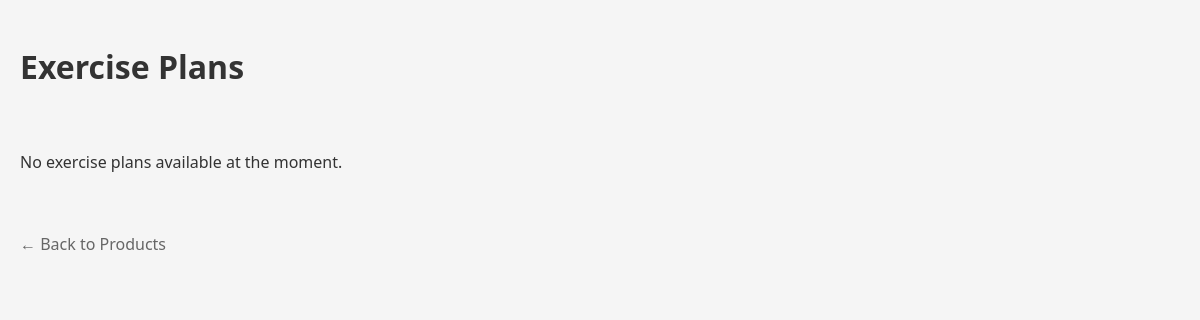
Page /exercise-plans/ (signed in) on the earlier database version.
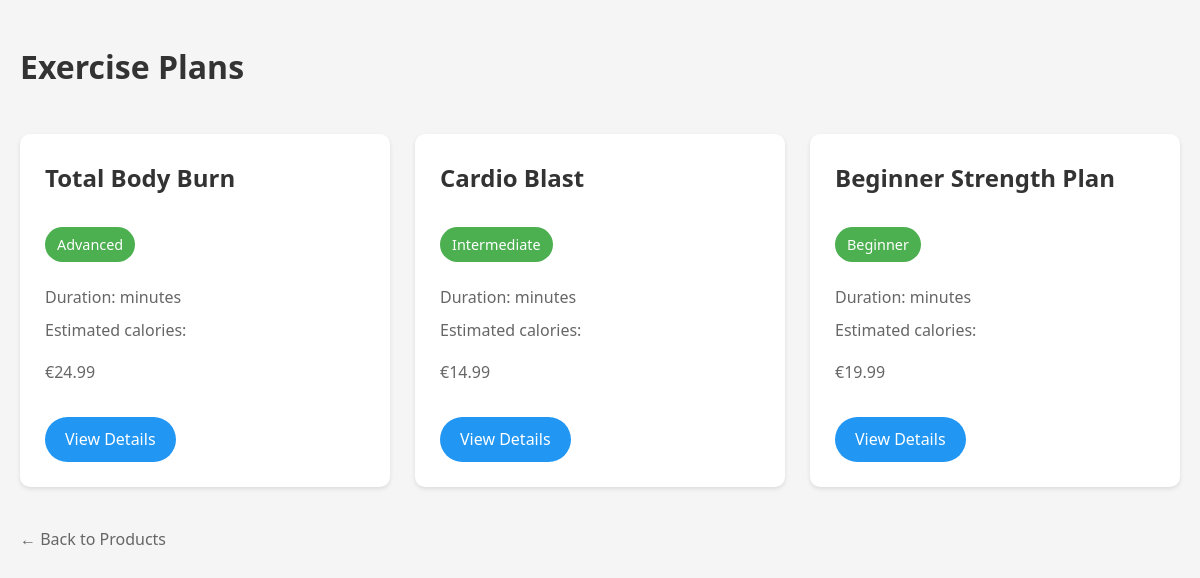
Same page on the later database version.
### inventory/models.py (models this page shows, shortened)
class ExercisePlan(models.Model):
    DIFFICULTY_CHOICES = [
        ('beginner', 'Beginner'),
        ('intermediate', 'Intermediate'),
        ('advanced', 'Advanced'),
    ]
    name = models.CharField(max_length=200)
    slug = models.SlugField(unique=True)
    description = models.TextField()
    price = models.DecimalField(max_digits=10, decimal_places=2)
    duration_weeks = models.IntegerField(null=True, blank=True)
    difficulty = models.CharField(max_length=20, choices=DIFFICULTY_CHOICES)
    category = models.ForeignKey(Category, on_delete=models.CASCADE, null=True, blank=True)
    image = models.ImageField(upload_to='exercise_plans/', null=True, blank=True)
    created_at = models.DateTimeField(auto_now_add=True)
    updated_at = models.DateTimeField(auto_now=True)
    class Meta:
        ordering = ['-created_at']

### inventory/views.py (the view)
# urls.py: path('exercise-plans/', exercise_plan_list, name='exercise_plan_list'),
@login_required
def exercise_plan_list(request):
    plans = ExercisePlan.objects.all()
    difficulty = request.GET.get('difficulty')
    if difficulty:
        plans = plans.filter(difficulty=difficulty)
    max_duration = request.GET.get('max_duration')
    if max_duration:
        plans = plans.filter(duration_minutes__lte=int(max_duration))
    return render(request, 'inventory/exercise_plans.html', {
        'plans': plans
    })

### inventory/templates/inventory/exercise_plans.html (shortened to what this page needs)
{% load static %}
<!DOCTYPE html>
<html lang="en">
<head>
    <link rel="stylesheet" href="{% static 'inventory/styles.css' %}">
</head>
<body>
    <div class="container">
        <h1>Exercise Plans</h1>
        <div class="exercise-plans">
            {% for plan in plans %}
                <div class="plan-card">
                    <h2>{{ plan.name }}</h2>
                    <p class="difficulty">{{ plan.get_difficulty_display }}</p>
                    <p class="duration">Duration: {{ plan.duration }} minutes</p>
                    <p class="calories">Estimated calories: {{ plan.calories_burn }}</p>
                    <p class="price">€{{ plan.price }}</p>
                    <a href="{% url 'exercise_plan_detail' plan.id %}" class="view-plan-btn">View Details</a>
                </div>
            {% empty %}
                <p>No exercise plans available at the moment.</p>
            {% endfor %}
        </div>
        <p class="back-link"><a href="{% url 'product_list' %}">← Back to Products</a></p>
    </div>
</body>
</html>

Differences in the rows shown:
added ExercisePlan: name "Total Body Burn", difficulty "Advanced", price "24.99"
added ExercisePlan: name "Cardio Blast", difficulty "Intermediate", price "14.99"
added ExercisePlan: name "Beginner Strength Plan", difficulty "Beginner", price "19.99"
Other differences:
text no longer shown: "No exercise plans available at the moment."
